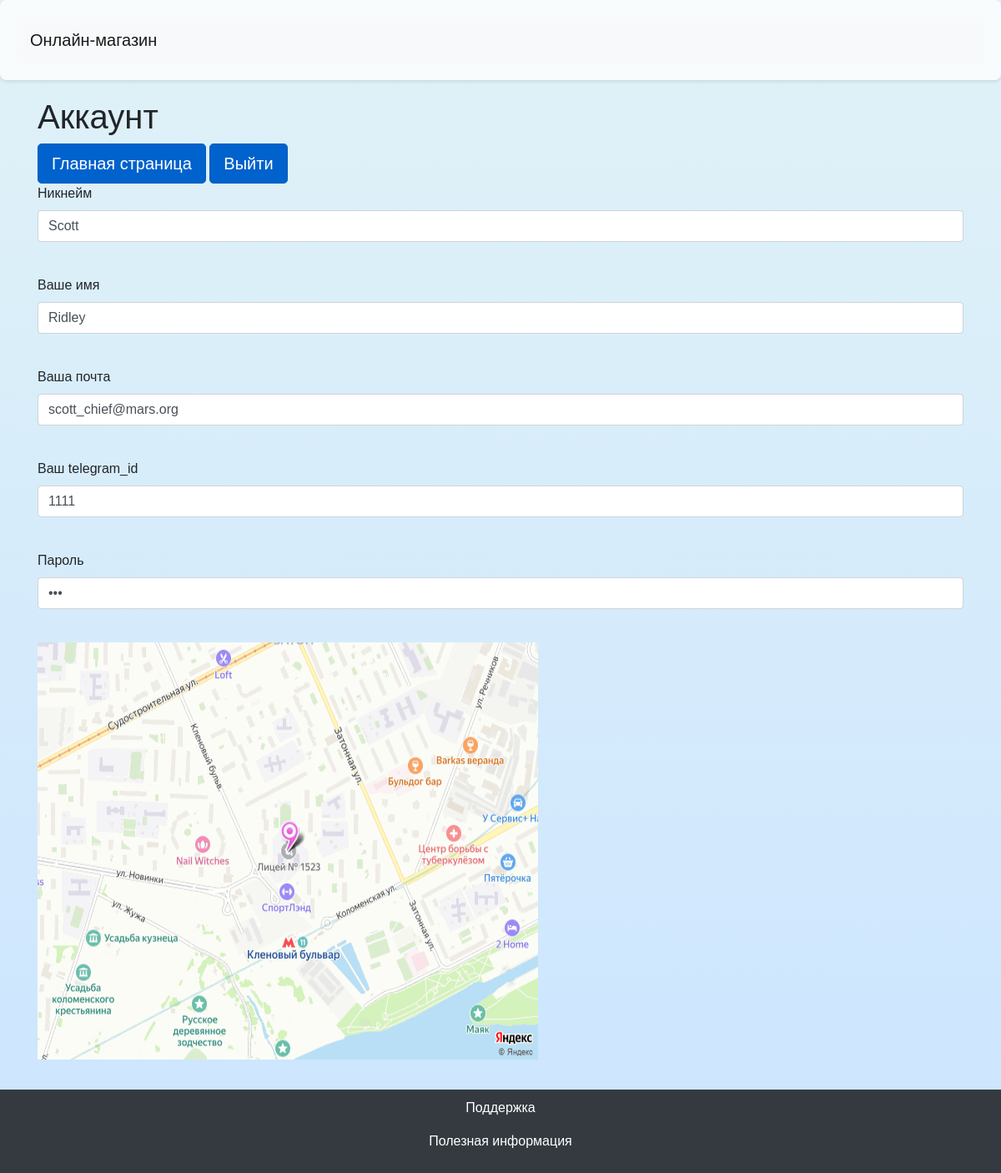
The page /office (signed in) on the database its author committed.
### data/users.py (models this page shows)
class User(SqlAlchemyBase):
    __tablename__ = 'users'
    id = sqlalchemy.Column(sqlalchemy.Integer,
                           primary_key=True, autoincrement=True)
    nickname = sqlalchemy.Column(sqlalchemy.String, nullable=True)
    name = sqlalchemy.Column(sqlalchemy.String, nullable=True)
    email = sqlalchemy.Column(sqlalchemy.String, nullable=True)
    telegram_id = sqlalchemy.Column(sqlalchemy.Integer, nullable=True)
    password = sqlalchemy.Column(sqlalchemy.String, nullable=True)

### main.py (the view)
@app.route("/office", methods=['GET', 'POST'])
def my_office():
    form = OfficeForm()
    user_id = session.get("user_id")
    if not user_id:
        return redirect("/login")
    user = db_sess.query(User).get(user_id)
    form.nickname.data = user.nickname
    form.name.data = user.name
    form.email.data = user.email
    form.telegram_id.data = user.telegram_id
    form.password.data = user.password
    return render_template('office.html', title='Ваш аккаунт', form=form)

### forms/OfficeForm.py
class OfficeForm(FlaskForm):
    nickname = StringField('Никнейм', validators=[DataRequired()])
    name = StringField('Ваше имя', validators=[DataRequired()])
    email = StringField('Ваша почта', validators=[DataRequired()])
    telegram_id = StringField('Ваш telegram_id', validators=[DataRequired()])
    password = StringField('Пароль', validators=[DataRequired()])

### templates/office.html (shortened to what this page needs)
{% extends "base.html" %}
{% block content %}
<h1>Аккаунт</h1>
<a href="success" class="btn btn-primary btn-lg active" role="button" aria-pressed="true">Главная страница</a>
<a href="logout" class="btn btn-primary btn-lg active" role="button" aria-pressed="true">Выйти</a>
<form action="" method="post" novalidate>
    <p>
        {{ form.nickname.label }}<br>
        {{ form.nickname(class="form-control") }}<br>
    </p>
    <p>
        {{ form.name.label }}<br>
        {{ form.name(class="form-control") }}<br>
    </p>
    <p>
        {{ form.email.label }}<br>
        {{ form.email(class="form-control") }}<br>
    </p>
    <p>
        {{ form.telegram_id.label }}<br>
        {{ form.telegram_id(class="form-control") }}<br>
    </p>
    <p>
        {{ form.password.label }}<br>
        {{ form.password(class="form-control", type="password") }}<br>
    </p>
    <p>
        <img src="{{url_for('static', filename='img/map.png')}}" width="600" height="500"
             alt="здесь должна была быть картинка, но не нашлась">
    </p>
</form>
{% endblock %}

### templates/base.html (style rules this page uses)
body { background-color: #f8f9fa; font-family: 'Arial', sans-serif; display: flex; flex-direction: column; min-height: 100vh; margin: 0; background: linear-gradient(to bottom, #e0f2f7, #cce5ff); }

### rows shown on the page
User: nickname "Scott", name "Ridley", email "scott_chief@mars.org", telegram_id "1111"
